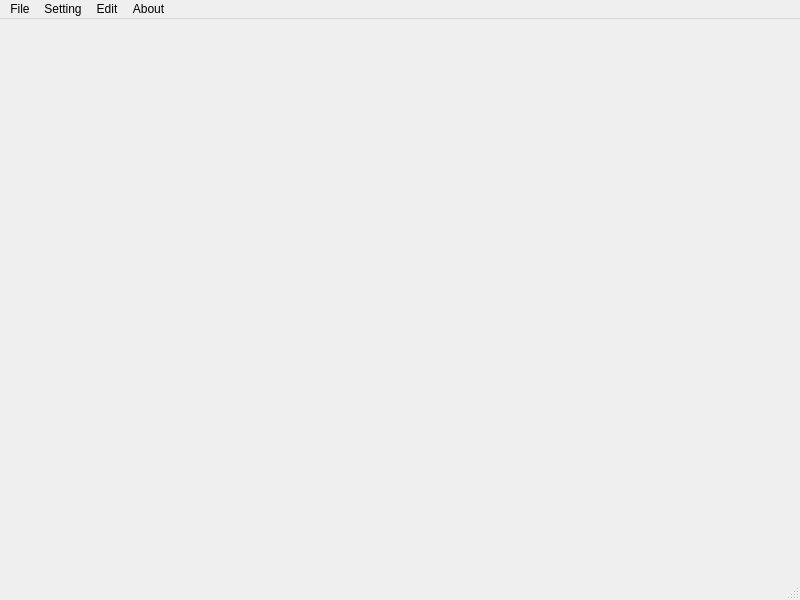
<?xml version="1.0" encoding="UTF-8"?>
<ui version="4.0">
 <class>MainWindow</class>
 <widget class="QMainWindow" name="MainWindow">
  <property name="geometry">
   <rect>
    <x>0</x>
    <y>0</y>
    <width>800</width>
    <height>600</height>
   </rect>
  </property>
  <property name="windowTitle">
   <string>MainWindow</string>
  </property>
  <widget class="QWidget" name="centralwidget"/>
  <widget class="QMenuBar" name="menubar">
   <property name="geometry">
    <rect>
     <x>0</x>
     <y>0</y>
     <width>800</width>
     <height>22</height>
    </rect>
   </property>
   <widget class="QMenu" name="menuFile">
    <property name="title">
     <string>File</string>
    </property>
    <addaction name="actionopen"/>
    <addaction name="actionsave"/>
    <addaction name="actionsave_as"/>
    <addaction name="actionexit"/>
   </widget>
   <widget class="QMenu" name="menuSetting">
    <property name="title">
     <string>Setting</string>
    </property>
   </widget>
   <widget class="QMenu" name="menuAbout">
    <property name="title">
     <string>About</string>
    </property>
    <addaction name="actionversion"/>
    <addaction name="actioninfomation"/>
   </widget>
   <widget class="QMenu" name="menuEdit">
    <property name="title">
     <string>Edit</string>
    </property>
    <addaction name="actiondraw"/>
   </widget>
   <addaction name="menuFile"/>
   <addaction name="menuSetting"/>
   <addaction name="menuEdit"/>
   <addaction name="menuAbout"/>
  </widget>
  <widget class="QStatusBar" name="statusbar"/>
  <action name="actionopen">
   <property name="text">
    <string>open</string>
   </property>
  </action>
  <action name="actionsave">
   <property name="text">
    <string>save</string>
   </property>
  </action>
  <action name="actionsave_as">
   <property name="text">
    <string>save as...</string>
   </property>
  </action>
  <action name="actionexit">
   <property name="text">
    <string>exit</string>
   </property>
  </action>
  <action name="actionCamera">
   <property name="text">
    <string>camera</string>
   </property>
  </action>
  <action name="actionvision_parameter">
   <property name="text">
    <string>vision parameter</string>
   </property>
  </action>
  <action name="actionversion">
   <property name="text">
    <string>version</string>
   </property>
  </action>
  <action name="actioninfomation">
   <property name="text">
    <string>infomation</string>
   </property>
  </action>
  <action name="actiondraw">
   <property name="text">
    <string>draw</string>
   </property>
  </action>
 </widget>
 <resources/>
 <connections/>
</ui>
